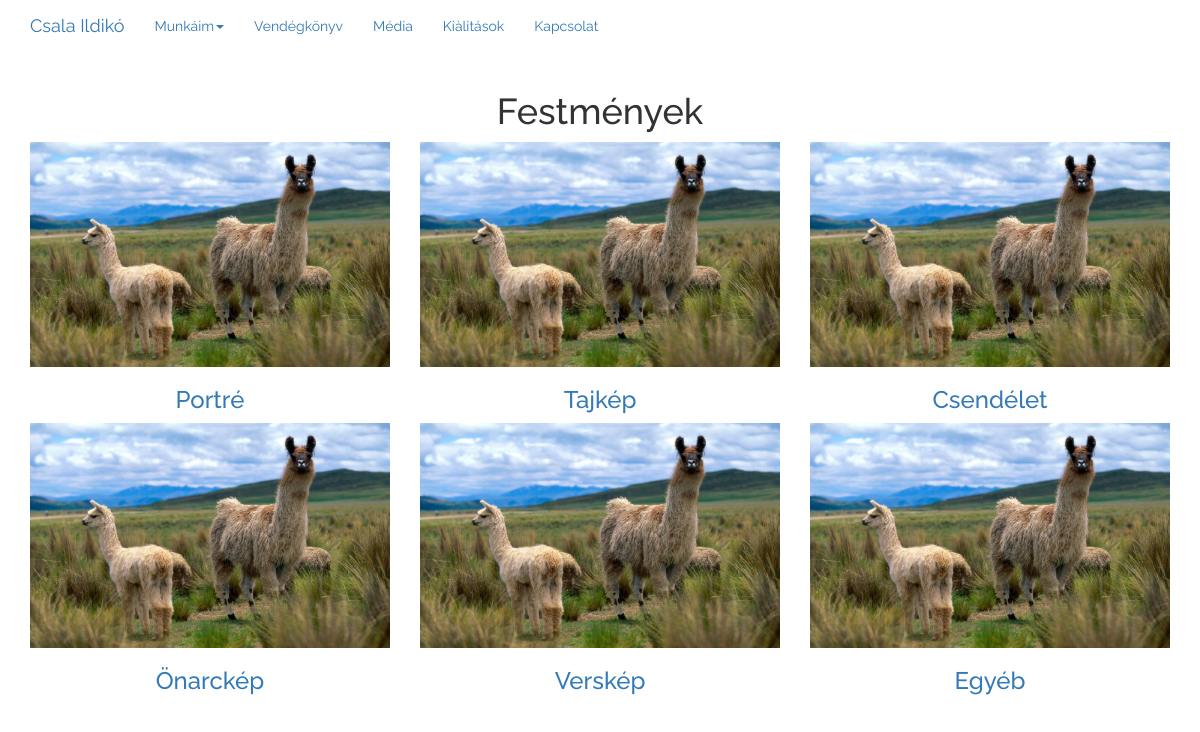
/festmenyek, run on the app's committed database.
### tables this page shows
CREATE TABLE IF NOT EXISTS `categorie` (
  `id` int(10) unsigned NOT NULL AUTO_INCREMENT,
  `nom_categorie` varchar(20) NOT NULL,
  `nom_lien` varchar(20) NOT NULL,
  `id_couverture` int(11) NOT NULL,
  PRIMARY KEY (`id`)
);

CREATE TABLE IF NOT EXISTS `image` (
  `id` int(10) unsigned NOT NULL AUTO_INCREMENT,
  `nom` varchar(20) NOT NULL,
  `taille` varchar(20) NOT NULL,
  `date` varchar(20) NOT NULL,
  `cat` int(11) NOT NULL,
  `largeur` int(11) NOT NULL,
  `hauteur` int(11) NOT NULL,
  `alt` varchar(250) NOT NULL,
  `cim` varchar(250) NOT NULL,
  PRIMARY KEY (`id`)
);

### pages/global.php (called while the page is built)
<?php
$GLOBAL['nb_categorie_ligne'] = 3;
?>

### pages/festmenyek.php (the view, shortened to what this page needs)
<div class="container">
<h1 class="text-center">Festmények</h1>
<?php
include('connect.php');
$i = 0;
$reponse = $bdd->query('SELECT * FROM categorie');
while ($donnees = $reponse->fetch()){
	if ($i % $GLOBAL['nb_categorie_ligne'] === 0)
		echo "<div class=\"row\">\n";
	echo "\t<div class=\"col-sm-". 12/$GLOBAL['nb_categorie_ligne'] ." text-center\">\n";
	$id_couverture = $donnees['id_couverture'];
	$reponse2 = $bdd->query("SELECT nom FROM image WHERE id = $id_couverture");
	$image = $reponse2->fetch();
?>
	<a href="<?php echo $donnees['nom_lien']; ?>" class="no_decoration">
	<img src="/img/<?php echo $image['nom']; ?>" class="img-responsive"/>
	<h3><?php echo $donnees['nom_categorie']; ?></h3>
	</a>
<?php
	echo "\t</div>\n";
	if ($i % $GLOBAL['nb_categorie_ligne'] === $GLOBAL['nb_categorie_ligne']-1)
		echo "</div>\n";
	$i++;
}
?>
</div>

### index.php (shortened to what this page needs)
<?php
	$querystring = htmlspecialchars($_SERVER['QUERY_STRING']);
    if (empty($querystring)) {
        $params = "art";
    }
    else {
        $params = $querystring;
    }
    $folder = explode("/", $params)[0];
    $page = "pages/" . $params . ".php";
	include('pages/global.php');
?>
<!DOCTYPE html>
<html>
<head>
	<link rel="stylesheet" href="http://maxcdn.bootstrapcdn.com/bootstrap/3.3.6/css/bootstrap.min.css">
	<link rel="stylesheet" href="./css/main.css">
	<link rel="stylesheet" href="./css/photoswipe.css">
	<link rel="stylesheet" href="./css/default-skin/default-skin.css">
	<link rel="stylesheet" href="./css/gallery.css">
</head>
<body>
<nav class="navbar">
  <div class="container">
    <div class="navbar-header">
      <a class="navbar-brand" href="art">Csala Ildikó</a>
    </div>
    <div class="collapse navbar-collapse" id="myNavbar">
      <ul class="nav navbar-nav">
        <li class="dropdown">
          <a class="dropdown-toggle" data-toggle="dropdown" href="munkaim">Munkáim<span class="caret"></span></a>
        </li>
        <li><a href="vendegkonyv" <?php if ($folder == "vendegkonyv") { echo "class='active'"; } ?> >Vendégkönyv</a></li>
		<li><a href="media" <?php if ($folder == "media") { echo "class='active'"; } ?> >Média</a></li>
        <li><a href="kialitasok" <?php if ($folder == "kialitasok") { echo "class='active'"; } ?> >Kiàlitások</a></li>
		<li><a href="kapcsolat" <?php if ($folder == "kapcsolat") { echo "class='active'"; } ?> >Kapcsolat</a></li>
      </ul>
    </div>
  </div>
</nav>
<?php
	if (file_exists($page)) {
		require_once($page);
	}
    else {
        require_once("404.php");
    }
?>
</body>
</html>

### css/main.css (style rules this page uses)
body { font-family: 'Raleway', sans-serif; }
.no_decoration:link { text-decoration: none; }

### data on the page
categorie: image.nom (picture), nom_categorie "Portré"
categorie: image.nom (picture), nom_categorie "Tajkép"
categorie: image.nom (picture), nom_categorie "Csendélet"
categorie: image.nom (picture), nom_categorie "Önarckép"
categorie: image.nom (picture), nom_categorie "Verskép"
categorie: image.nom (picture), nom_categorie "Egyéb"
